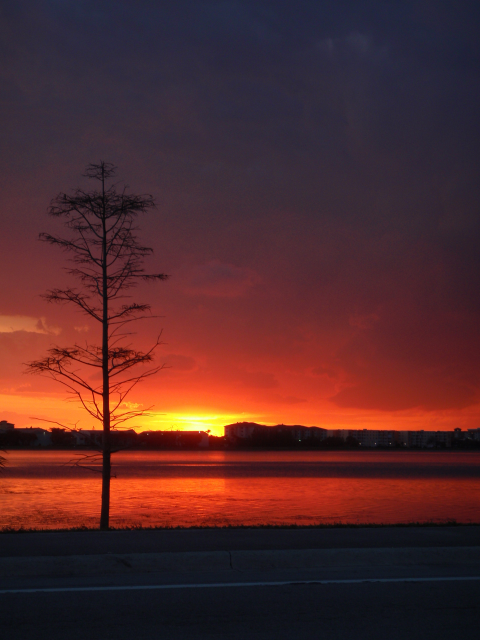
#> input picture data/sunset_tree.jpg, 960 x 1280 px (shown at 1/2 size)
$ python 3.2.2.piecewise.py
#> lines starting #> are read from the running program, lines starting #| are printed output that depends on the picture; after the words box and inside, x2 and y2 are one past the last pixel; in counts of white or black regions, pixels touching at a corner belong together
### chap3/warp.py
#!/usr/bin/python
# -*- coding: utf-8 -*-

import homography
from numpy import *
from scipy import ndimage
from pylab import *

# [15 lines left out: function image_in_image, not called in this run]

def alpha_for_triangle(points,m,n):
  """ pointsで定義された頂点（正規化された同次座標系）
      を持つ三角形について、サイズ(m,n)の透明度マップを作成する。"""

  alpha = zeros((m,n))
  for i in range(min(points[0]),max(points[0])):
    for j in range(min(points[1]),max(points[1])):
      x = linalg.solve(points,[i,j,1])
      if min(x) > 0: # すべての係数が正の数
        alpha[i,j] = 1
  return alpha

# import matplotlib.delaunay as md
from scipy.spatial import Delaunay

def triangulate_points(x,y):
  """ 2Dの点のドロネー三角形分割 """
  # centers,edges,tri,neighbors = md.delaunay(x,y)
  tri = Delaunay(np.c_[x,y]).simplices

  return tri

def pw_affine(fromim,toim,fp,tp,tri):
  """ 画像の三角形パッチを変形する。
      fromim = 変形する画像
      toim = 画像の合成先
      fp = 基準点（同次座標系）
      tp = 対応点（同次座標系）
      tri = 三角形分割 """

  im = toim.copy()

  # 画像がグレースケールかカラーか調べる
  is_color = len(fromim.shape) == 3

  # 変形する先の画像を作成する
  im_t = zeros(im.shape, 'uint8')

  for t in tri:
    # アフィン変換を計算する
    H = homography.Haffine_from_points(tp[:,t],fp[:,t])
    if is_color:
      for col in range(fromim.shape[2]):
        im_t[:,:,col] = ndimage.affine_transform(
          fromim[:,:,col],H[:2,:2],(H[0,2],H[1,2]),im.shape[:2])
    else:
      im_t = ndimage.affine_transform(
        fromim,H[:2,:2],(H[0,2],H[1,2]),im.shape[:2])

    # 三角形の透明度マップ
    alpha = alpha_for_triangle(tp[:,t].astype('int'),im.shape[0],im.shape[1])

    # 三角形を画像に追加する
    im[alpha>0] = im_t[alpha>0]

  return im

def plot_mesh(x,y,tri):
  """ 三角形を描画する """

  for t in tri:
    t_ext = [t[0], t[1], t[2], t[0]] # 最初の点を最後に追加する
    plot(x[t_ext],y[t_ext],'r')


# [59 lines left out: function panorama, not called in this run]

### chap3/homography.py
#!/usr/bin/python
# -*- coding: utf-8 -*-

from numpy import *

# [53 lines left out: functions normalize, make_homog, H_from_points, not called in this run]

def Haffine_from_points(fp,tp):
  """ fpをtpに変換するアフィン変換行列Hを求める """

  if fp.shape != tp.shape:
    raise RuntimeError('number of points do not match')

  # 点を調整する
  # 開始点
  m = mean(fp[:2], axis=1)
  maxstd = max(std(fp[:2], axis=1)) + 1e-9
  C1 = diag([1/maxstd, 1/maxstd, 1])
  C1[0][2] = -m[0]/maxstd
  C1[1][2] = -m[1]/maxstd
  fp_cond = dot(C1,fp)

  # 対応点
  m = mean(tp[:2], axis=1)
  C2 = C1.copy()  # 2つの点群で、同じ拡大率を用いる
  C2[0][2] = -m[0]/maxstd
  C2[1][2] = -m[1]/maxstd
  tp_cond = dot(C2,tp)

  # 平均0になるよう調整する。平行移動はなくなる。
  A = concatenate((fp_cond[:2],tp_cond[:2]), axis=0)
  U,S,V = linalg.svd(A.T)

  # Hartley-Zisserman (第2版) p.130 に基づき行列B,Cを求める
  tmp = V[:2].T
  B = tmp[:2]
  C = tmp[2:4]

  tmp2 = concatenate((dot(C,linalg.pinv(B)),zeros((2,1))), axis=1)
  H = vstack((tmp2,[0,0,1]))

  # 調整を元に戻す
  H = dot(linalg.inv(C2),dot(H,C1))

  return H / H[2,2]

class RansacModel(object):
  """ http://www.scipy.org/Cookbook/RANSAC のransac.pyを用いて
    ホモグラフィーを当てはめるためのクラス """

  def __init__(self,debug=False):
    self.debug = debug

  # [55 lines left out: functions fit, get_error, H_from_ransac, not called in this run]

### chap3/3.2.2.piecewise.py
#!/usr/bin/python
# -*- coding: utf-8 -*-

from PIL import Image
from pylab import *
import homography
import warp

# 変形する画像を開く
fromim = array(Image.open('../data/sunset_tree.jpg'))
#> fromim is the input picture: shape (1280, 960, 3); mean R, G, B 81.9, 41.8, 42.8
x,y = meshgrid(list(range(5)),list(range(6)))
x = (fromim.shape[1]/4) * x.flatten()
y = (fromim.shape[0]/5) * y.flatten()
#> y = 30 values from 0 to 1280

# 三角形分割する
tri = warp.triangulate_points(x, y)

# 対象の画像と点を開く
im = array(Image.open('../data/turningtorso1.jpg'))
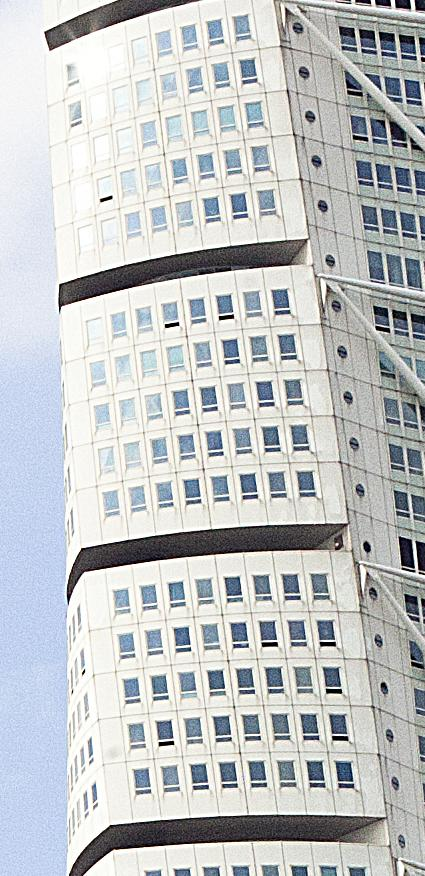
#> input picture data/turningtorso1.jpg, 425 x 876 px
#> im is the input picture: shape (876, 425, 3); mean R, G, B 191.9, 195.3, 196.7
tp = loadtxt('turningtorso1_points.txt') # 対応点

# 点を同次座標に変換する
fp = vstack((y,x,ones((1,len(x)))))
tp = vstack((tp[:,1],tp[:,0],ones((1,len(tp)))))

figure()
imshow(im)
plot(tp[1],tp[0],'*')
axis('off')

figure()
imshow(fromim)
warp.plot_mesh(x,y,tri)
axis('off')

# 三角形を変形する
im = warp.pw_affine(fromim,im,fp,tp,tri)
#> after the loop in pw_affine, `for t in tri:`:
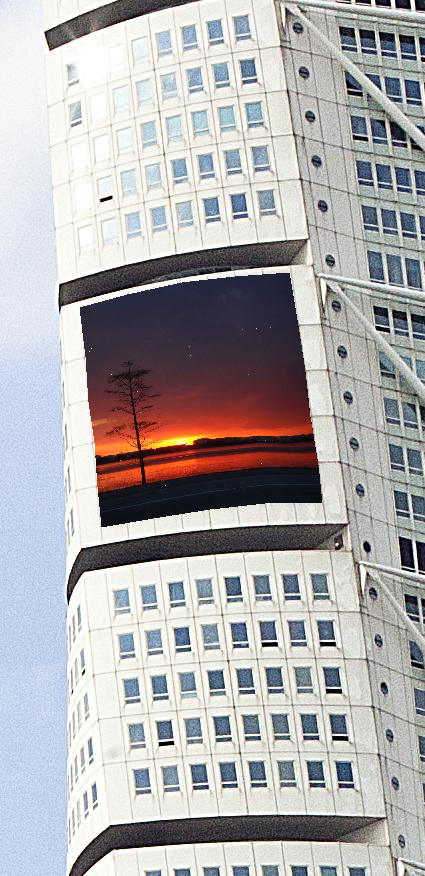
#> im: shape (876, 425, 3); 13.32% of pixels changed, all inside (x1, y1, x2, y2) = (80, 273, 322, 527)
#> after the loop in pw_affine, `for t in tri:`:
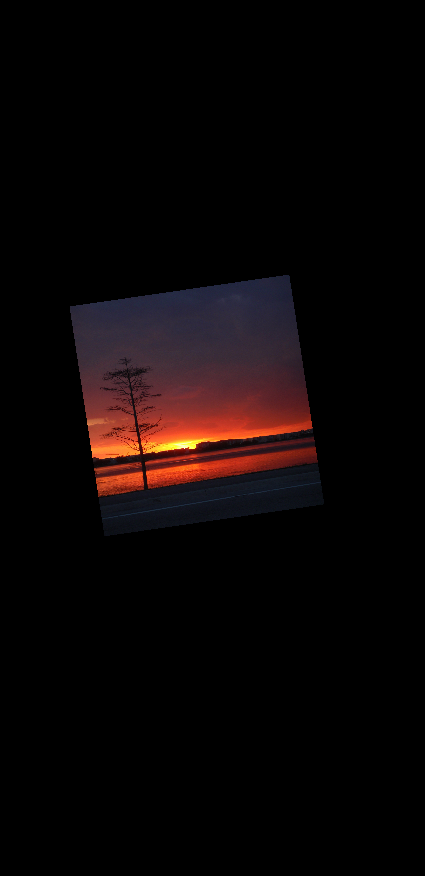
#> im_t: shape (876, 425, 3); mean R, G, B 11.4, 5.8, 5.9

# 描画する
figure()
imshow(im)
axis('off')

figure()
imshow(im)
warp.plot_mesh(tp[1],tp[0],tri)
axis('off')

show()
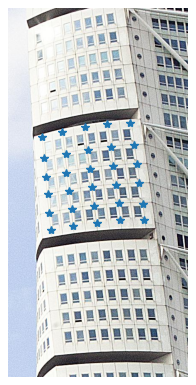
#> figure drawn by matplotlib, 1 panel
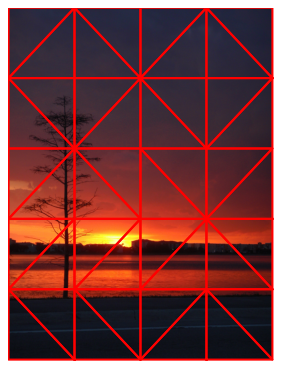
#> figure drawn by matplotlib, 1 panel
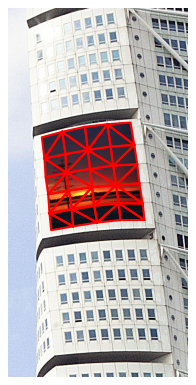
#> figure drawn by matplotlib, 1 panel
